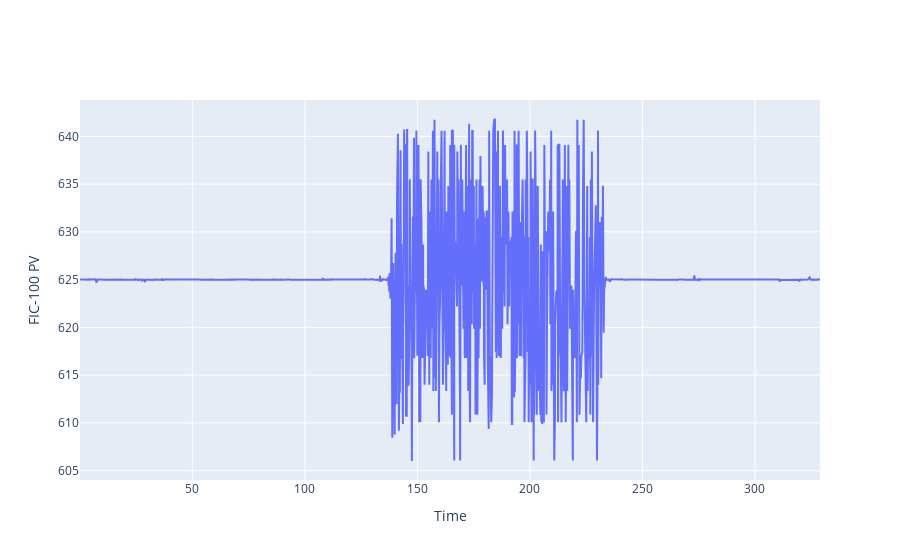

The cell this chart's notebook holds for it:
### Code cell
# use plotly to plot time series data
import plotly.express as px
import plotly.graph_objects as go

fig = go.Figure()

fig.add_trace(go.Scatter(x=test_df['Time'], y=test_df['FIC-100 PV'], mode='lines', name='FIC-100 PV'))
# fig.add_trace(go.Scatter(x=test_df['Time'], y=test_df['FIC-101 SP'], mode='lines', name='FIC-101 SP'))

# Update the layout
if test_df['Time'].dtypes == 'object':
    fig.update_layout(
        xaxis_title='Time',
        yaxis_title='FIC-100 PV',
        xaxis=dict(
            type='date',  # Ensure that the x-axis is treated as a date axis
            tickformat="%H:%M:%S.%f",  # Format the ticks to show time as HH:MM:SS
            # tickmode='auto',
            # nticks=30  # Adjust the number of ticks shown
        )
    )
else:
    fig.update_layout(
        xaxis_title='Time',
        yaxis_title='FIC-100 PV'
    )

fig.show()

### Figure 1 — Plotly figure (JSON) as saved in the notebook; plotly's stock layout.template omitted (floating-point values rounded to 4 significant figures; data arrays with more than 128 entries replaced by an {"elided": "..."} marker saying what was removed)
{"data": [{"mode": "lines", "name": "FIC-100 PV", "type": "scatter", "x": {"elided": "1584 float values"}, "y": {"elided": "1584 float values"}}], "layout": {"xaxis": {"title": {"text": "Time"}}, "yaxis": {"title": {"text": "FIC-100 PV"}}}}
